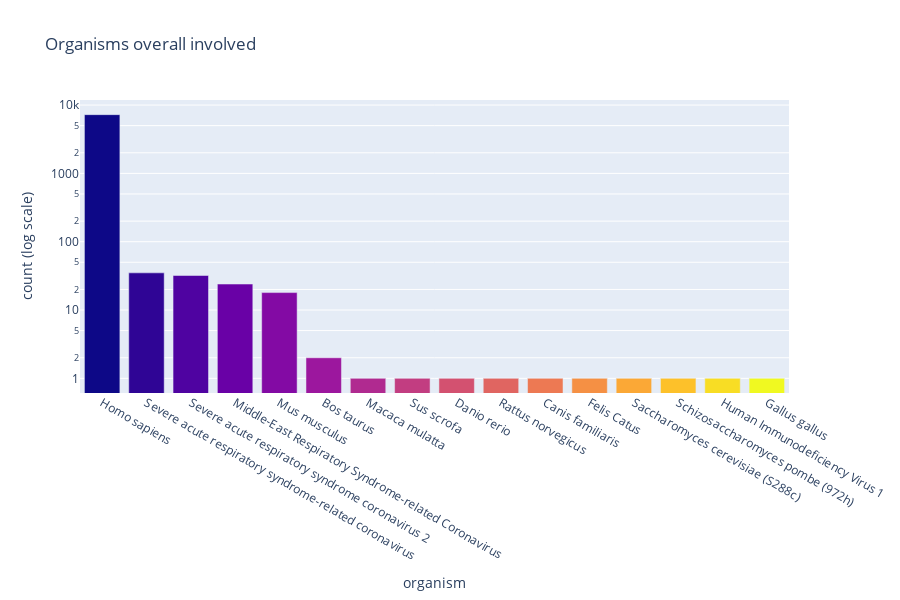

Write notebook code for a chart like this one.
### Code cell
### Exploring interactors ###

interactor_a = covid_df[['BioGRID ID Interactor A', 'Organism Name Interactor A']]
interactor_a.columns = ['BioGRID ID', 'Organism Name']

interactor_b = covid_df[['BioGRID ID Interactor B', 'Organism Name Interactor B']]
interactor_b.columns = ['BioGRID ID', 'Organism Name']

interactors = pd.concat([interactor_a, interactor_b])

id_grouped = interactors.groupby('BioGRID ID')['Organism Name'].nunique()

if all(id_grouped == 1):
    
    print("\n'BioGRID ID' corresponds to only one 'Organism Name' ---> It's a valid identifier for interactors!\n")

    interactors.drop_duplicates(subset = ['BioGRID ID'], inplace = True)

    organisms_counts = interactors['Organism Name'].value_counts().reset_index()
    organisms_counts.columns = ['Organism', 'Count']

    num_colors = len(organisms_counts)
    colors = pc.sample_colorscale('Plasma', [n / (num_colors - 1) for n in range(num_colors)])

    # Plot
    fig = px.bar(organisms_counts, x = 'Organism', y = 'Count', 
                title = 'Organisms overall involved',
                color = 'Organism', 
                color_discrete_sequence = colors)

    fig.update_layout(yaxis_type = 'log', yaxis_title = "count (log scale)", xaxis_title = "organism", height = 600, showlegend = False)

    fig.show()
else:
    print("[ERROR]: 'BioGRID ID' corresponds to more than one 'Organism Name'!")

### Figure 1 — Plotly figure (JSON) as saved in the notebook; plotly's stock layout.template omitted (floating-point values rounded to 4 significant figures)
{"data": [{"alignmentgroup": "True", "hovertemplate": "Organism=%{x}<br>Count=%{y}<extra></extra>", "legendgroup": "Homo sapiens", "marker": {"color": "rgb(13, 8, 135)", "pattern": {"shape": ""}}, "name": "Homo sapiens", "offsetgroup": "Homo sapiens", "orientation": "v", "showlegend": true, "textposition": "auto", "type": "bar", "x": ["Homo sapiens"], "xaxis": "x", "y": [7238], "yaxis": "y"}, {"alignmentgroup": "True", "hovertemplate": "Organism=%{x}<br>Count=%{y}<extra></extra>", "legendgroup": "Severe acute respiratory syndrome-related coronavirus", "marker": {"color": "rgb(47, 5, 149)", "pattern": {"shape": ""}}, "name": "Severe acute respiratory syndrome-related coronavirus", "offsetgroup": "Severe acute respiratory syndrome-related coronavirus", "orientation": "v", "showlegend": true, "textposition": "auto", "type": "bar", "x": ["Severe acute respiratory syndrome-related coronavirus"], "xaxis": "x", "y": [35], "yaxis": "y"}, {"alignmentgroup": "True", "hovertemplate": "Organism=%{x}<br>Count=%{y}<extra></extra>", "legendgroup": "Severe acute respiratory syndrome coronavirus 2", "marker": {"color": "rgb(79, 3, 161)", "pattern": {"shape": ""}}, "name": "Severe acute respiratory syndrome coronavirus 2", "offsetgroup": "Severe acute respiratory syndrome coronavirus 2", "orientation": "v", "showlegend": true, "textposition": "auto", "type": "bar", "x": ["Severe acute respiratory syndrome coronavirus 2"], "xaxis": "x", "y": [32], "yaxis": "y"}, {"alignmentgroup": "True", "hovertemplate": "Organism=%{x}<br>Count=%{y}<extra></extra>", "legendgroup": "Middle-East Respiratory Syndrome-related Coronavirus", "marker": {"color": "rgb(105, 1, 166)", "pattern": {"shape": ""}}, "name": "Middle-East Respiratory Syndrome-related Coronavirus", "offsetgroup": "Middle-East Respiratory Syndrome-related Coronavirus", "orientation": "v", "showlegend": true, "textposition": "auto", "type": "bar", "x": ["Middle-East Respiratory Syndrome-related Coronavirus"], "xaxis": "x", "y": [24], "yaxis": "y"}, {"alignmentgroup": "True", "hovertemplate": "Organism=%{x}<br>Count=%{y}<extra></extra>", "legendgroup": "Mus musculus", "marker": {"color": "rgb(131, 10, 164)", "pattern": {"shape": ""}}, "name": "Mus musculus", "offsetgroup": "Mus musculus", "orientation": "v", "showlegend": true, "textposition": "auto", "type": "bar", "x": ["Mus musculus"], "xaxis": "x", "y": [18], "yaxis": "y"}, {"alignmentgroup": "True", "hovertemplate": "Organism=%{x}<br>Count=%{y}<extra></extra>", "legendgroup": "Bos taurus", "marker": {"color": "rgb(156, 23, 158)", "pattern": {"shape": ""}}, "name": "Bos taurus", "offsetgroup": "Bos taurus", "orientation": "v", "showlegend": true, "textposition": "auto", "type": "bar", "x": ["Bos taurus"], "xaxis": "x", "y": [2], "yaxis": "y"}, {"alignmentgroup": "True", "hovertemplate": "Organism=%{x}<br>Count=%{y}<extra></extra>", "legendgroup": "Macaca mulatta", "marker": {"color": "rgb(176, 42, 144)", "pattern": {"shape": ""}}, "name": "Macaca mulatta", "offsetgroup": "Macaca mulatta", "orientation": "v", "showlegend": true, "textposition": "auto", "type": "bar", "x": ["Macaca mulatta"], "xaxis": "x", "y": [1], "yaxis": "y"}, {"alignmentgroup": "True", "hovertemplate": "Organism=%{x}<br>Count=%{y}<extra></extra>", "legendgroup": "Sus scrofa", "marker": {"color": "rgb(194, 61, 129)", "pattern": {"shape": ""}}, "name": "Sus scrofa", "offsetgroup": "Sus scrofa", "orientation": "v", "showlegend": true, "textposition": "auto", "type": "bar", "x": ["Sus scrofa"], "xaxis": "x", "y": [1], "yaxis": "y"}, {"alignmentgroup": "True", "hovertemplate": "Organism=%{x}<br>Count=%{y}<extra></extra>", "legendgroup": "Danio rerio", "marker": {"color": "rgb(211, 81, 112)", "pattern": {"shape": ""}}, "name": "Danio rerio", "offsetgroup": "Danio rerio", "orientation": "v", "showlegend": true, "textposition": "auto", "type": "bar", "x": ["Danio rerio"], "xaxis": "x", "y": [1], "yaxis": "y"}, {"alignmentgroup": "True", "hovertemplate": "Organism=%{x}<br>Count=%{y}<extra></extra>", "legendgroup": "Rattus norvegicus", "marker": {"color": "rgb(224, 101, 97)", "pattern": {"shape": ""}}, "name": "Rattus norvegicus", "offsetgroup": "Rattus norvegicus", "orientation": "v", "showlegend": true, "textposition": "auto", "type": "bar", "x": ["Rattus norvegicus"], "xaxis": "x", "y": [1], "yaxis": "y"}, {"alignmentgroup": "True", "hovertemplate": "Organism=%{x}<br>Count=%{y}<extra></extra>", "legendgroup": "Canis familiaris", "marker": {"color": "rgb(237, 121, 83)", "pattern": {"shape": ""}}, "name": "Canis familiaris", "offsetgroup": "Canis familiaris", "orientation": "v", "showlegend": true, "textposition": "auto", "type": "bar", "x": ["Canis familiaris"], "xaxis": "x", "y": [1], "yaxis": "y"}, {"alignmentgroup": "True", "hovertemplate": "Organism=%{x}<br>Count=%{y}<extra></extra>", "legendgroup": "Felis Catus", "marker": {"color": "rgb(245, 144, 68)", "pattern": {"shape": ""}}, "name": "Felis Catus", "offsetgroup": "Felis Catus", "orientation": "v", "showlegend": true, "textposition": "auto", "type": "bar", "x": ["Felis Catus"], "xaxis": "x", "y": [1], "yaxis": "y"}, {"alignmentgroup": "True", "hovertemplate": "Organism=%{x}<br>Count=%{y}<extra></extra>", "legendgroup": "Saccharomyces cerevisiae (S288c)", "marker": {"color": "rgb(251, 168, 54)", "pattern": {"shape": ""}}, "name": "Saccharomyces cerevisiae (S288c)", "offsetgroup": "Saccharomyces cerevisiae (S288c)", "orientation": "v", "showlegend": true, "textposition": "auto", "type": "bar", "x": ["Saccharomyces cerevisiae (S288c)"], "xaxis": "x", "y": [1], "yaxis": "y"}, {"alignmentgroup": "True", "hovertemplate": "Organism=%{x}<br>Count=%{y}<extra></extra>", "legendgroup": "Schizosaccharomyces pombe (972h)", "marker": {"color": "rgb(253, 193, 42)", "pattern": {"shape": ""}}, "name": "Schizosaccharomyces pombe (972h)", "offsetgroup": "Schizosaccharomyces pombe (972h)", "orientation": "v", "showlegend": true, "textposition": "auto", "type": "bar", "x": ["Schizosaccharomyces pombe (972h)"], "xaxis": "x", "y": [1], "yaxis": "y"}, {"alignmentgroup": "True", "hovertemplate": "Organism=%{x}<br>Count=%{y}<extra></extra>", "legendgroup": "Human Immunodeficiency Virus 1", "marker": {"color": "rgb(248, 221, 36)", "pattern": {"shape": ""}}, "name": "Human Immunodeficiency Virus 1", "offsetgroup": "Human Immunodeficiency Virus 1", "orientation": "v", "showlegend": true, "textposition": "auto", "type": "bar", "x": ["Human Immunodeficiency Virus 1"], "xaxis": "x", "y": [1], "yaxis": "y"}, {"alignmentgroup": "True", "hovertemplate": "Organism=%{x}<br>Count=%{y}<extra></extra>", "legendgroup": "Gallus gallus", "marker": {"color": "rgb(240, 249, 33)", "pattern": {"shape": ""}}, "name": "Gallus gallus", "offsetgroup": "Gallus gallus", "orientation": "v", "showlegend": true, "textposition": "auto", "type": "bar", "x": ["Gallus gallus"], "xaxis": "x", "y": [1], "yaxis": "y"}], "layout": {"barmode": "relative", "height": 600, "legend": {"title": {"text": "Organism"}, "tracegroupgap": 0}, "showlegend": false, "title": {"text": "Organisms overall involved"}, "xaxis": {"anchor": "y", "categoryarray": ["Homo sapiens", "Severe acute respiratory syndrome-related coronavirus", "Severe acute respiratory syndrome coronavirus 2", "Middle-East Respiratory Syndrome-related Coronavirus", "Mus musculus", "Bos taurus", "Macaca mulatta", "Sus scrofa", "Danio rerio", "Rattus norvegicus", "Canis familiaris", "Felis Catus", "Saccharomyces cerevisiae (S288c)", "Schizosaccharomyces pombe (972h)", "Human Immunodeficiency Virus 1", "Gallus gallus"], "categoryorder": "array", "domain": [0, 1], "title": {"text": "organism"}}, "yaxis": {"anchor": "x", "domain": [0, 1], "title": {"text": "count (log scale)"}, "type": "log"}}}
